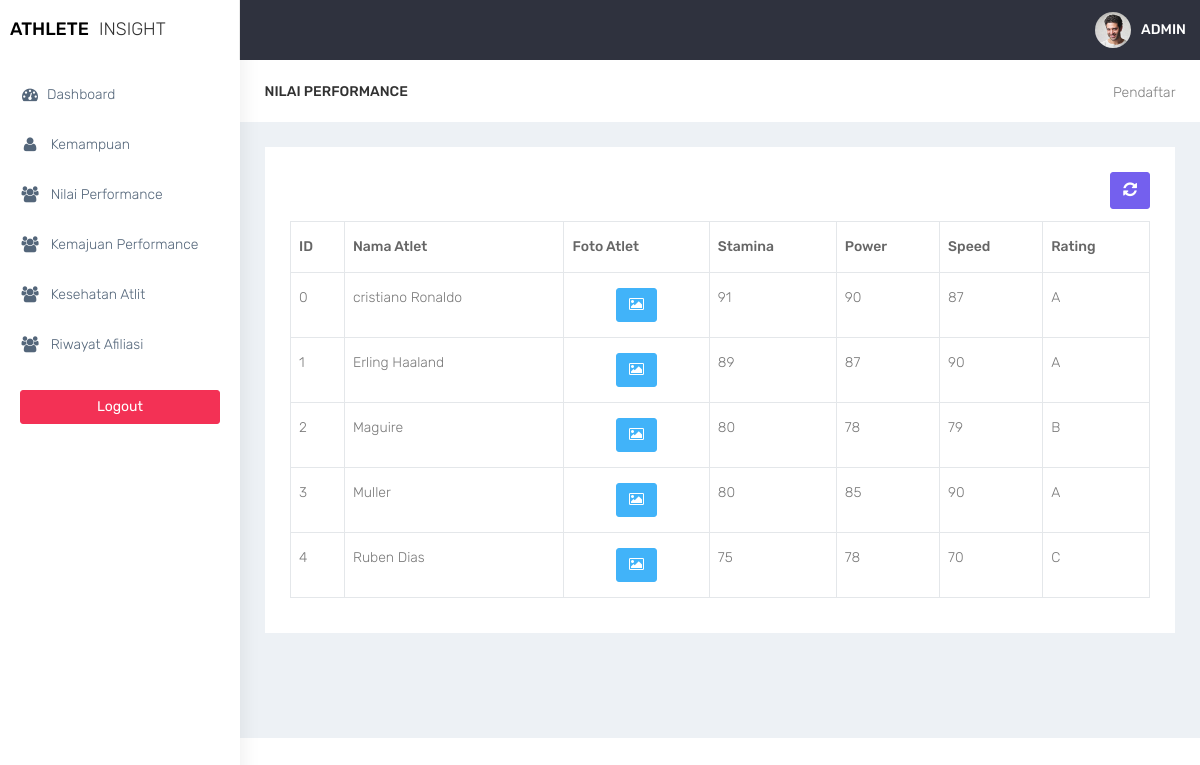
The page /admin/nilai_performance.php (signed in) on the database its author committed.
### tables this page shows
CREATE TABLE `nilai_performance` (
  `id_nilaiPerformance` int(11) NOT NULL,
  `id_atlit` int(11) NOT NULL,
  `stamina` int(11) NOT NULL,
  `power` int(11) NOT NULL,
  `speed` int(11) NOT NULL,
  `rating` varchar(25) NOT NULL
);

CREATE TABLE `atlit` (
  `id_atlit` int(11) NOT NULL,
  `nama` varchar(25) NOT NULL,
  `gambar` varchar(25) NOT NULL,
  `card` varchar(25) NOT NULL,
  `bendera` varchar(25) NOT NULL,
  `posisi` varchar(25) NOT NULL,
  `nilai_posisi` int(11) NOT NULL
);

### admin/functions.php (called while the page is built, shortened)
<?php
function ambildata($conn, $query)
{
    $data = mysqli_query($conn, $query);
    if (mysqli_num_rows($data) > 0) {
        while ($row = mysqli_fetch_assoc($data)) {
            $hasil[] = $row;
        }
        return $hasil;
    }
}

### admin/nilai_performance.php (the view, shortened to what this page needs)
<?php
require 'functions.php';
require 'layout_header.php';
$query = 'SELECT nilai_performance.*, atlit.nama FROM nilai_performance INNER JOIN atlit ON nilai_performance.id_atlit = atlit.id_atlit';
$data = ambildata($conn, $query);
?>
<div class="container-fluid">
    <div class="row bg-title">
        <div class="col-lg-3 col-md-4 col-sm-4 col-xs-12">
            <h4 class="page-title">Nilai Performance</h4>
        </div>
        <div class="col-lg-9 col-sm-8 col-md-8 col-xs-12">
            <ol class="breadcrumb">
                <li><a href="#">Pendaftar</a></li>
            </ol>
        </div>
    </div>
    <div class="row">
        <div class="col-md-12 col-lg-12 col-sm-12 col-xs-12">
            <div class="white-box">
                <div class="text-right">
                    <button id="btn-refresh" class="btn btn-primary box-title text-right" title="Refresh Data"><i class="fa fa-refresh" id="ic-refresh"></i></button>
                </div>
                <div class="table-responsive">
                    <table class="table table-bordered thead-dark" id="table">
                        <thead class="thead-dark">
                            <tr>
                                <th>ID</th>
                                <th>Nama Atlet</th>
                                <th>Foto Atlet</th>
                                <th>Stamina</th>
                                <th>Power</th>
                                <th>Speed</th>
                                <th>Rating</th>
                            </tr>
                        </thead>
                        <tbody>
                            <?php if (isset($data)) {
                                foreach ($data as $row) : ?>
                                    <tr>
                                        <td><?= $row['id_nilaiPerformance'] ?></td>
                                        <td><?= $row['nama'] ?></td>
                                        <td class="text-center">
                                            <a href="#" data-toggle="modal" data-target="#modalFoto<?= $row['id_atlit']; ?>" title="Lihat Foto" class="btn btn-info"><i class="fa fa-image"></i></a>
                                        </td>
                                        <td><?= $row['stamina'] ?></td>
                                        <td><?= $row['power'] ?></td>
                                        <td><?= $row['speed'] ?></td>
                                        <td><?= $row['rating'] ?></td>
                                    </tr>
                            <?php endforeach;
                            }
                            ?>
                        </tbody>
                    </table>
                </div>
            </div>
        </div>
    </div>
</div>
<?php
require 'layout_footer.php';
?>

### assets/css/colors/default.css (style rules this page uses)
body { background: #fff; }

### rows shown on the page
nilai_performance: id_nilaiPerformance "0", id_atlit.nama "cristiano Ronaldo", stamina "91", power "90", speed "87", rating "A"
nilai_performance: id_nilaiPerformance "1", id_atlit.nama "Erling Haaland", stamina "89", power "87", speed "90", rating "A"
nilai_performance: id_nilaiPerformance "2", id_atlit.nama "Maguire", stamina "80", power "78", speed "79", rating "B"
nilai_performance: id_nilaiPerformance "3", id_atlit.nama "Muller", stamina "80", power "85", speed "90", rating "A"
nilai_performance: id_nilaiPerformance "4", id_atlit.nama "Ruben Dias", stamina "75", power "78", speed "70", rating "C"
